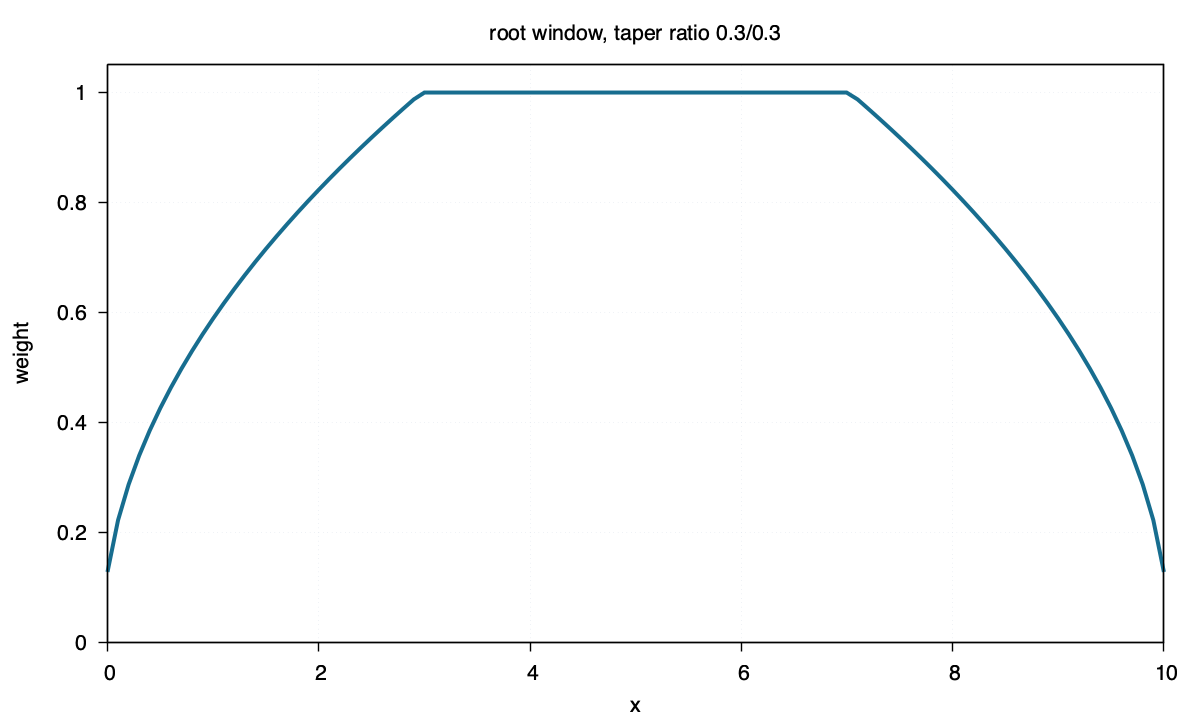

Recreate this plot in gnuplot.
set terminal pngcairo size 1200,720 enhanced font "Helvetica,16"
set output "root.png"
set title "root window, taper ratio 0.3/0.3"
set xlabel "x"
set ylabel "weight"
set xrange [0:10]
set yrange [0:1.05]
set border lw 1.4
set tics out nomirror
set grid lw 1 lc rgb "#d8dee9"
set key off
plot "root.txt" using 1:2 with lines lw 4 lc rgb "#176d8f"
